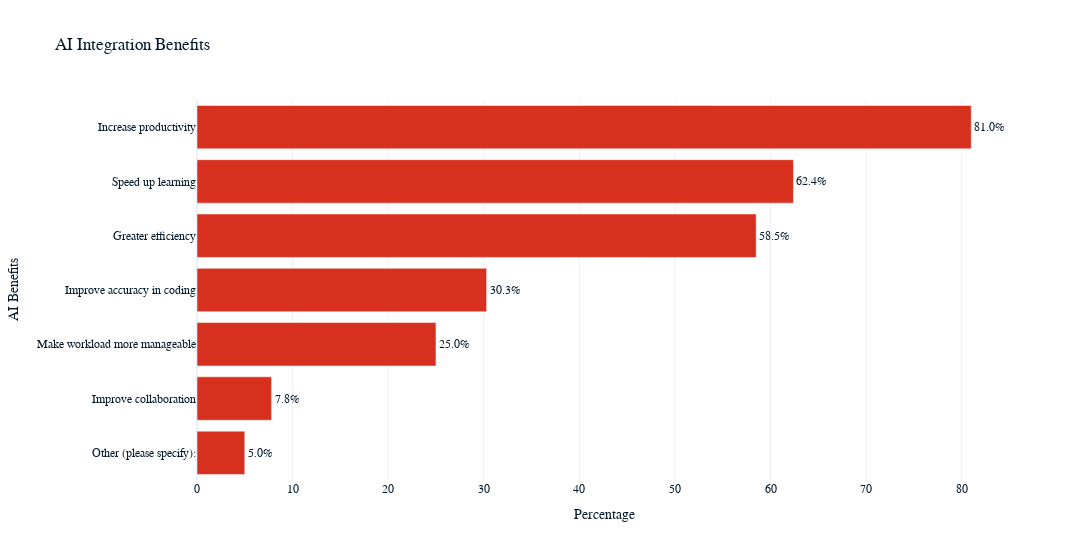

Notebook cell for this chart:
### Markdown cell above
AI tools are extensively used across various stages of the development workflow, with a notable trend towards their application in core coding activities. The majority of users utilize AI tools for **writing code** (84.1%), demonstrating its central role in development. There is also substantial use for **searching for answers** (69.3%) and **debugging and getting help** (58.2%), indicating that AI tools are valued for their support capabilities.

Applications such as **documenting code** (41.2%) and **generating content or synthetic data** (35.7%) show moderate adoption. However, there is less frequent use in areas like **testing code** (27.9%), **committing and reviewing code** (13.6%), **predictive analytics** (5.4%), and **deployment and monitoring** (4.6%). This trend suggests that while AI tools are integral to coding and immediate support tasks, their use is less pronounced in testing, code management, and deployment stages.

### Code cell
aiben = cleaners(aiQ1,'AIBen',dash=False)
row_aiben = aiben.shape[0]
aiben1 = aiben.iloc[:,3:]
aiben1 = aiben1.sum().reset_index()
aiben1.columns = ['AI Benefits','Counts']
aiben1['Percentage'] = ((aiben1['Counts']/row_aiben)*100).round(1)
aiben1 = aiben1.sort_values(by='Percentage', ascending = True)
aiben1 = h_bar(aiben1,'Percentage','AI Benefits','AI Integration Benefits')
aiben1.show()

### Figure 1 — Plotly figure (JSON) as saved in the notebook; plotly's stock layout.template omitted (floating-point values rounded to 4 significant figures)
{"data": [{"alignmentgroup": "True", "hoverinfo": "none", "hovertemplate": "<b>%{y}: </b>%{x:.1f}%<extra></extra>", "legendgroup": "", "marker": {"color": "#d7301f", "pattern": {"shape": ""}}, "name": "", "offsetgroup": "", "orientation": "h", "showlegend": false, "text": ["5.0%", "7.8%", "25.0%", "30.3%", "58.5%", "62.4%", "81.0%"], "textposition": "outside", "type": "bar", "x": [5, 7.8, 25, 30.3, 58.5, 62.4, 81], "xaxis": "x", "y": ["Other (please specify):", "Improve collaboration", "Make workload more manageable", "Improve accuracy in coding", "Greater efficiency", "Speed up learning", "Increase productivity"], "yaxis": "y"}], "layout": {"barmode": "relative", "legend": {"tracegroupgap": 0}, "title": {"text": "AI Integration Benefits"}, "width": 1250, "xaxis": {"anchor": "y", "domain": [0, 1], "title": {"text": "Percentage"}}, "yaxis": {"anchor": "x", "domain": [0, 1], "title": {"text": "AI Benefits"}}}}
